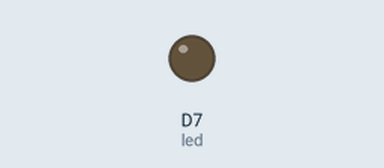
A sketch run on a simulated Particle Photon. Shown: output pins drawn as LEDs (lit = HIGH).

Above: at 15.0 s.
Timing chart, 0 to 39.0 s (numbered marks = the images above):
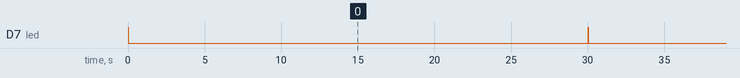

Measured:
- by itself, D7 (led): alternates HIGH for 0.02 s and LOW for 30.0 s

The sketch:

temp_sensor_example.ino
```cpp
// including the library to interact with DHT22 sensor
#include <Adafruit_DHT.h>


#define DHTPIN A4    //  pin we're connected in Argon


#define DHTTYPE DHT22	// type of DHT sensor


int led = D7; // declarig pin value for led


DHT dht(DHTPIN, DHTTYPE);

void setup() {
 pinMode(led, OUTPUT);
 dht.begin(); //initialising dht sensor


}

void loop() {


     digitalWrite(led, HIGH);  //turning led on
	// Read temperature as Celsius
	float t = dht.getTempCelcius();
	sendData(t); // sending data to Particle
  digitalWrite(led, LOW);    // Turn OFF the LED
  delay(30000);               // Wait for 30 seconds

}
void sendData(float t){
    	String tempstring= String(t); //converting float to string to avoid data conversion error
	  Particle.publish("temp", tempstring, PRIVATE);

}
```
